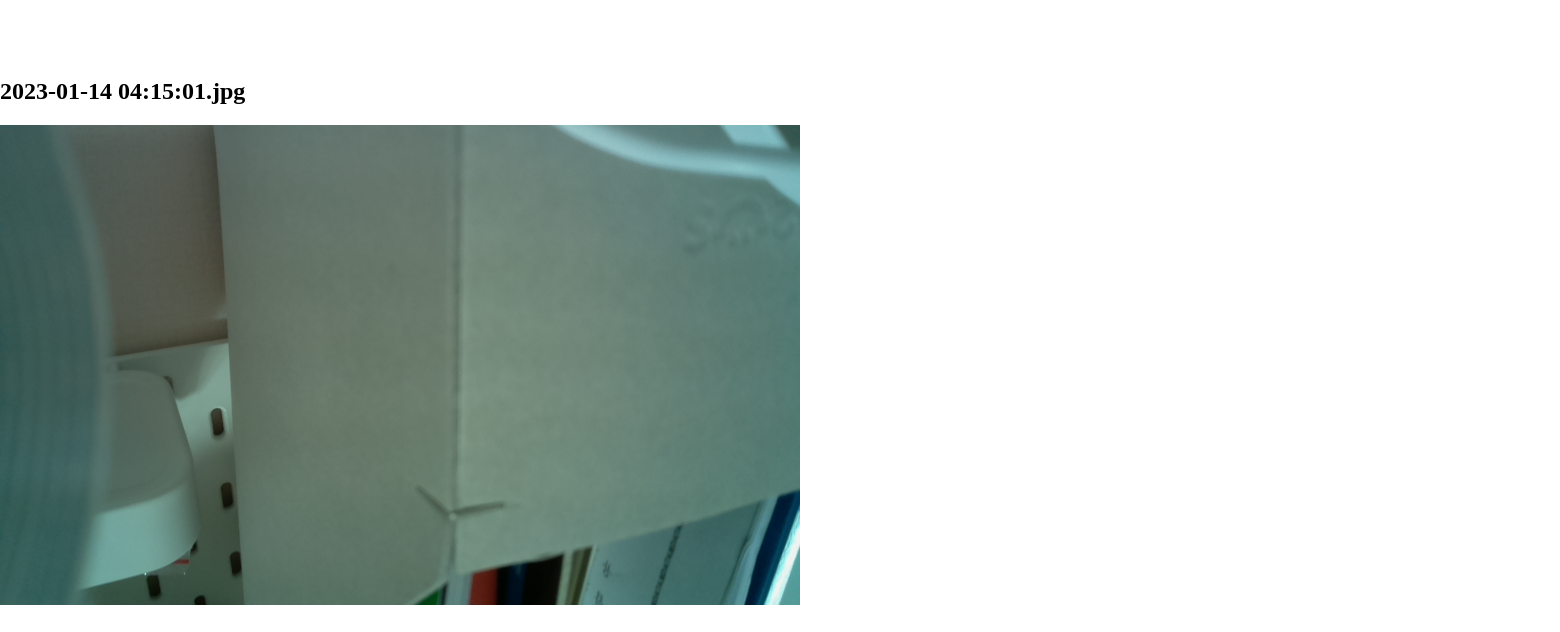
The app's page /iot/sec_file/2 with its own data.
### iot/models.py (models this page shows)
class SecFile(models.Model):
    file_name = models.CharField(max_length=100)
    sec_file = models.FileField(upload_to="")

### iot/views.py (the view)
# urls.py: path('sec_file/<int:pk>', SecFileDetailView.as_view(), name='detail'),
class SecFileDetailView(generic.DetailView):
    model = SecFile
    template_name = 'iot/sec_file_detail.html'
    context_object_name = 'imgfile'

### templates/iot/sec_file_detail.html (shortened to what this page needs)
{% extends 'base.html' %}
{% load static %}
{% block content %}
<div style="padding:3vh;"></div>
    <div class="container">
        <div class="row justify-content-center align-items-center">
            <div class="card align-middle" style="width:100rem; border-radius:20px; border-color:brown;">
                <div class="card-title" style="margin-top:30px;">
                    <h2 class="card-title text-center">{{imgfile.file_name}}</h2>
                </div>
                <div class="card-body text-center">
                    <img src="/media/{{imgfile.sec_file }}" type="jpg" />
                </div>
            </div>
        </div>
    </div>
{% endblock %}

### static/css/styles.css (style rules this page uses)
body { margin: 0; }

### records on screen
SecFile: file_name "2023-01-14 04:15:01.jpg", sec_file (picture)
